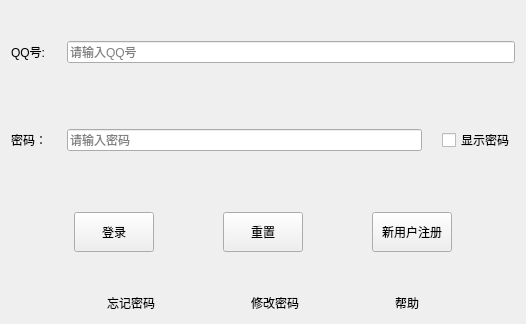
<?xml version="1.0" encoding="UTF-8"?>
<ui version="4.0">
 <class>login_interface</class>
 <widget class="QWidget" name="login_interface">
  <property name="geometry">
   <rect>
    <x>0</x>
    <y>0</y>
    <width>526</width>
    <height>324</height>
   </rect>
  </property>
  <property name="minimumSize">
   <size>
    <width>526</width>
    <height>324</height>
   </size>
  </property>
  <property name="maximumSize">
   <size>
    <width>526</width>
    <height>324</height>
   </size>
  </property>
  <property name="windowTitle">
   <string>Form</string>
  </property>
  <layout class="QVBoxLayout" name="verticalLayout">
   <item>
    <layout class="QHBoxLayout" name="Layout_1">
     <property name="spacing">
      <number>22</number>
     </property>
     <property name="topMargin">
      <number>30</number>
     </property>
     <item>
      <widget class="QLabel" name="QQ_number_label">
       <property name="text">
        <string>QQ号:</string>
       </property>
      </widget>
     </item>
     <item>
      <widget class="QLineEdit" name="QQ_number_edit">
       <property name="placeholderText">
        <string>请输入QQ号</string>
       </property>
      </widget>
     </item>
    </layout>
   </item>
   <item>
    <layout class="QHBoxLayout" name="Layout_2">
     <property name="spacing">
      <number>20</number>
     </property>
     <property name="topMargin">
      <number>60</number>
     </property>
     <item>
      <widget class="QLabel" name="pass_label">
       <property name="text">
        <string>密码：</string>
       </property>
      </widget>
     </item>
     <item>
      <widget class="QLineEdit" name="pass_edit">
       <property name="echoMode">
        <enum>QLineEdit::EchoMode::Password</enum>
       </property>
       <property name="placeholderText">
        <string>请输入密码</string>
       </property>
      </widget>
     </item>
     <item>
      <widget class="QCheckBox" name="showpass_box">
       <property name="text">
        <string>显示密码</string>
       </property>
      </widget>
     </item>
    </layout>
   </item>
   <item>
    <layout class="QHBoxLayout" name="Layout_3">
     <property name="topMargin">
      <number>55</number>
     </property>
     <item>
      <spacer name="horizontalSpacer">
       <property name="orientation">
        <enum>Qt::Orientation::Horizontal</enum>
       </property>
       <property name="sizeHint" stdset="0">
        <size>
         <width>30</width>
         <height>20</height>
        </size>
       </property>
      </spacer>
     </item>
     <item>
      <widget class="QPushButton" name="login_button">
       <property name="enabled">
        <bool>true</bool>
       </property>
       <property name="minimumSize">
        <size>
         <width>70</width>
         <height>40</height>
        </size>
       </property>
       <property name="text">
        <string>登录</string>
       </property>
      </widget>
     </item>
     <item>
      <spacer name="horizontalSpacer_4">
       <property name="orientation">
        <enum>Qt::Orientation::Horizontal</enum>
       </property>
       <property name="sizeHint" stdset="0">
        <size>
         <width>30</width>
         <height>20</height>
        </size>
       </property>
      </spacer>
     </item>
     <item>
      <widget class="QPushButton" name="reset_button">
       <property name="minimumSize">
        <size>
         <width>70</width>
         <height>40</height>
        </size>
       </property>
       <property name="text">
        <string>重置</string>
       </property>
      </widget>
     </item>
     <item>
      <spacer name="horizontalSpacer_3">
       <property name="orientation">
        <enum>Qt::Orientation::Horizontal</enum>
       </property>
       <property name="sizeHint" stdset="0">
        <size>
         <width>30</width>
         <height>20</height>
        </size>
       </property>
      </spacer>
     </item>
     <item>
      <widget class="QPushButton" name="register_button">
       <property name="minimumSize">
        <size>
         <width>70</width>
         <height>40</height>
        </size>
       </property>
       <property name="text">
        <string>新用户注册</string>
       </property>
      </widget>
     </item>
     <item>
      <spacer name="horizontalSpacer_2">
       <property name="orientation">
        <enum>Qt::Orientation::Horizontal</enum>
       </property>
       <property name="sizeHint" stdset="0">
        <size>
         <width>30</width>
         <height>20</height>
        </size>
       </property>
      </spacer>
     </item>
    </layout>
   </item>
   <item>
    <layout class="QHBoxLayout" name="Layout_4">
     <property name="spacing">
      <number>0</number>
     </property>
     <property name="topMargin">
      <number>48</number>
     </property>
     <item>
      <spacer name="horizontalSpacer_5">
       <property name="orientation">
        <enum>Qt::Orientation::Horizontal</enum>
       </property>
       <property name="sizeHint" stdset="0">
        <size>
         <width>40</width>
         <height>20</height>
        </size>
       </property>
      </spacer>
     </item>
     <item>
      <widget class="QLabel" name="forget_password">
       <property name="text">
        <string>忘记密码</string>
       </property>
      </widget>
     </item>
     <item>
      <spacer name="horizontalSpacer_6">
       <property name="orientation">
        <enum>Qt::Orientation::Horizontal</enum>
       </property>
       <property name="sizeHint" stdset="0">
        <size>
         <width>40</width>
         <height>20</height>
        </size>
       </property>
      </spacer>
     </item>
     <item>
      <widget class="QLabel" name="reset_password">
       <property name="text">
        <string>修改密码</string>
       </property>
      </widget>
     </item>
     <item>
      <spacer name="horizontalSpacer_8">
       <property name="orientation">
        <enum>Qt::Orientation::Horizontal</enum>
       </property>
       <property name="sizeHint" stdset="0">
        <size>
         <width>40</width>
         <height>20</height>
        </size>
       </property>
      </spacer>
     </item>
     <item>
      <widget class="QLabel" name="help">
       <property name="enabled">
        <bool>true</bool>
       </property>
       <property name="text">
        <string>帮助</string>
       </property>
      </widget>
     </item>
     <item>
      <spacer name="horizontalSpacer_7">
       <property name="orientation">
        <enum>Qt::Orientation::Horizontal</enum>
       </property>
       <property name="sizeHint" stdset="0">
        <size>
         <width>40</width>
         <height>20</height>
        </size>
       </property>
      </spacer>
     </item>
    </layout>
   </item>
  </layout>
 </widget>
 <resources/>
 <connections/>
</ui>
